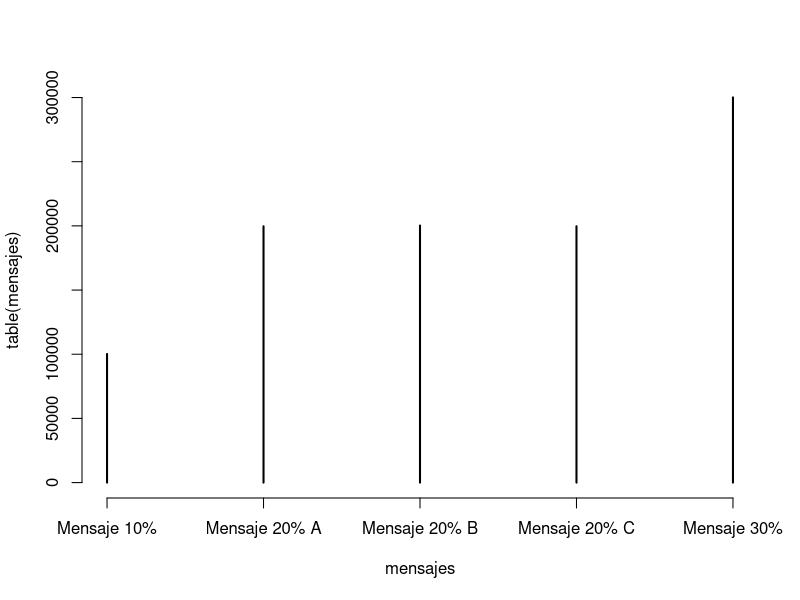

Reproduce this figure in R.
#Saludos
m1 <- 10*runif(1)
if (m1[1]<3){
    x <- "hola"} else if(m1[1]<5){
        x <- "que onda"
    } else if (m1[1]<6){
        x <- "que pedo"
    } else if (m1[1]<8){
        x <- "que pex"
    } else if (m1[1]<10){
        x <- "que hubo"
    }
x

#Prueba de funcionamiento
n<- 1000000
mensajes <-vector("character", n)
for(i in 1:n){
    y <- runif(1)
    if (y<=0.3){
        mensajes[i]<- ("Mensaje 30%")
    }else if(y<=0.5){
        mensajes[i] <- ("Mensaje 20% A")
    }else if (y<=0.7){
        mensajes[i] <- ("Mensaje 20% B")
    }else if (y<=0.9){
        mensajes[i] <- ("Mensaje 20% C")
    }else if (y<=1){
        mensajes[i] <- ("Mensaje 10%")
    }
}
plot(table(mensajes))
table(mensajes)
